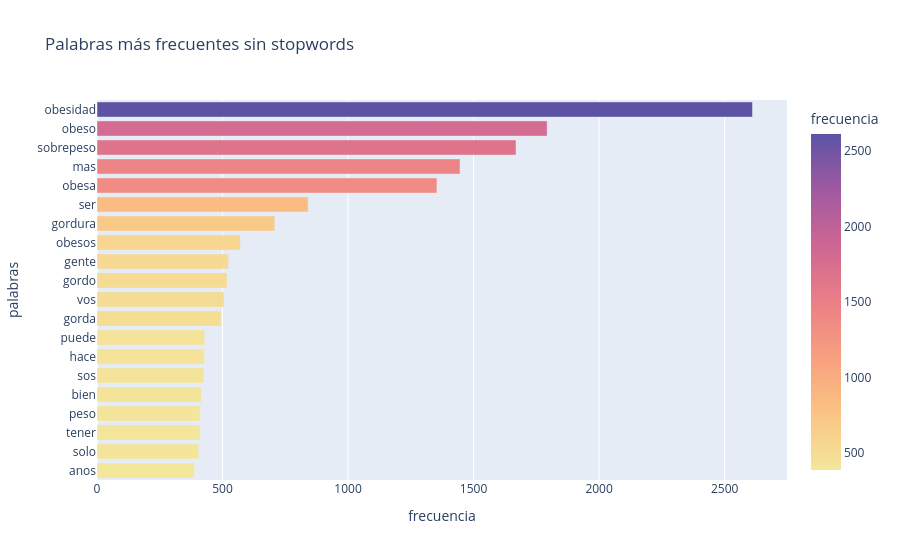

This figure's notebook cell:
### Code cell
fig = px.bar(tokens_sin_stopwords.head(20), x='frecuencia', y='palabras', orientation='h',
             title='Palabras más frecuentes sin stopwords', color='frecuencia', color_continuous_scale='sunset')
fig.update_layout(yaxis=dict(autorange='reversed'))
fig.show()

### Figure 1 — Plotly figure (JSON) as saved in the notebook; plotly's stock layout.template omitted (floating-point values rounded to 4 significant figures)
{"data": [{"hovertemplate": "frecuencia=%{marker.color}<br>palabras=%{y}<extra></extra>", "legendgroup": "", "marker": {"color": [2611, 1793, 1669, 1446, 1354, 841, 708, 571, 524, 518, 506, 494, 429, 428, 425, 416, 411, 411, 405, 388], "coloraxis": "coloraxis", "pattern": {"shape": ""}}, "name": "", "orientation": "h", "showlegend": false, "textposition": "auto", "type": "bar", "x": [2611, 1793, 1669, 1446, 1354, 841, 708, 571, 524, 518, 506, 494, 429, 428, 425, 416, 411, 411, 405, 388], "xaxis": "x", "y": ["obesidad", "obeso", "sobrepeso", "mas", "obesa", "ser", "gordura", "obesos", "gente", "gordo", "vos", "gorda", "puede", "hace", "sos", "bien", "peso", "tener", "solo", "anos"], "yaxis": "y"}], "layout": {"barmode": "relative", "coloraxis": {"autocolorscale": false, "colorbar": {"title": {"text": "frecuencia"}}, "colorscale": [[0, "rgb(243, 231, 155)"], [0.1667, "rgb(250, 196, 132)"], [0.3333, "rgb(248, 160, 126)"], [0.5, "rgb(235, 127, 134)"], [0.6667, "rgb(206, 102, 147)"], [0.8333, "rgb(160, 89, 160)"], [1, "rgb(92, 83, 165)"]]}, "legend": {"tracegroupgap": 0}, "title": {"text": "Palabras más frecuentes sin stopwords"}, "xaxis": {"anchor": "y", "domain": [0, 1], "title": {"text": "frecuencia"}}, "yaxis": {"anchor": "x", "autorange": "reversed", "domain": [0, 1], "title": {"text": "palabras"}}}}
